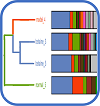

This figure's R source:
source('/opt/magewb_test/magweb/app/static/program/bar_tree/labels2colors.R')
treeplot <- function(dist, grp, grpcol,group_names, ...)
{
  tree <- hclust(dist)
  treeline <- function(pos1, pos2, height, col1, col2)
  {
    meanpos = (pos1[1] + pos2[1]) / 2
    segments(y0 = pos1[1] - 0.4, x0 = -pos1[2], y1 = pos1[1] - 0.4, x1 = -height,  col = col1,lwd=2)
    segments(y0 = pos1[1] - 0.4, x0 = -height,  y1 = meanpos - 0.4, x1 = -height,  col = col1,lwd=2)
    segments(y0 = meanpos - 0.4, x0 = -height,  y1 = pos2[1] - 0.4, x1 = -height,  col = col2,lwd=2)
    segments(y0 = pos2[1] - 0.4, x0 = -height,  y1 = pos2[1] - 0.4, x1 = -pos2[2], col = col2,lwd=2)
  }
  plot(0, type = "n", xaxt = "n", yaxt = "n", frame.plot = F, xlab = "", ylab = "",
       ylim = c(0, length(tree$order)),
       xlim = c(-max(tree$height), 0))
  legend("topleft",legend =group_names,pch = 15, col = grpcol, bty = "n", cex = 1.5)
  meanpos = matrix(rep(0, 2 * length(tree$order)), ncol = 2)
  meancol = rep(0, length(tree$order))
  for (step in 1:nrow(tree$merge))
  {
    if(tree$merge[step, 1] < 0){
      pos1 <- c(which(tree$order == -tree$merge[step, 1]), 0)
      col1 <- grpcol[as.character(grp[tree$labels[-tree$merge[step, 1]],1])]
    }else {
      pos1 <- meanpos[tree$merge[step, 1], ]
      col1 <- meancol[tree$merge[step, 1]]
    }
    if(tree$merge[step, 2] < 0){
      pos2 <- c(which(tree$order == -tree$merge[step, 2]), 0)
      col2 <- grpcol[as.character(grp[tree$labels[-tree$merge[step, 2]],1])]
    }else {
      pos2 <- meanpos[tree$merge[step, 2], ]
      col2 <- meancol[tree$merge[step, 2]]
    }
    height <- tree$height[step]
    treeline(pos1, pos2, height, col1, col2)
    meanpos[step, ] <- c((pos1[1] + pos2[1]) / 2, height)
    if (col1 == col2){
      meancol[step] <- col1
    }else {
      meancol[step] <- "grey"
    }
  }
  tree$order
}
topbarplot <- function(profile, number = NULL, palette = NULL,samplecolor=samplecolor)
{
	get_number <- function(){
		options(warn=-1)
		if(!is.null(number) && !is.na(as.numeric(number))){
			number = as.numeric(number)
		}else{
			number = nrow(profile)
		}
		if(number > nrow(profile)){
			number = nrow(profile)
		}
		return(number)
	}
	number = get_number()
	if(is.null(palette)){
		palette = cols_brewer
		if(length(palette) < number){
			times = ceiling(length(labels) / number)
			palette = rep(palette, times)
		}
		palette = palette[1:number-1]
		palette[number] = 'grey'
	}
	color <- colorRampPalette(palette, interpolate = "spline", space = "Lab");
	col <- color(number + 1)
	rowsums <- rowSums(profile)
	profile <- as.matrix(profile[order(-rowsums)[1:number], ])
	Others  <- 1 - apply(profile, 2, sum)
	profile <- rbind(profile, Others)
	tt = barplot(profile, col = col, space = 0.25, width = 0.8, cex.axis=1.5, horiz = T,cex.lab=2,xlab = "Relative Abundance", yaxt="n", las = 1, ylim = c(0, ncol(profile)),
			family="mono")
	text(x=-0.06,y=tt,labels=colnames(profile),col=samplecolor,xpd=TRUE)
	mtext(paste(number, "Main genus in Samples"), side = 3, line = 1, cex = 2)
	specol <- col
	names(specol) <- rownames(profile)
	specol
}
args<-commandArgs(trailingOnly=TRUE)
inFile<-args[1]
mapFile<-args[2]
prefix<- args[3]
outFile<-paste(args[4],"/",args[3],"_bar_tree.pdf",sep="")
data <- read.table(inFile, head = T, check.names = F, row.names=1, quote="", sep='\t')
group <- read.table(mapFile, head = F, check.names = F, row.names = 1,quote="", sep='\t')
if((ncol(data)>70) && (ncol(data)<150)){
	pdf(outFile, width = 15,height=20)
}else if((ncol(data)>=150) && (ncol(data)<250)){
	pdf(outFile, width = 15,height=30)
}else if(ncol(data)>=250){
	pdf(outFile, width = 15,height=40)
}else{
	pdf(outFile, width = 15)
}

data = data[,rownames(group)]
color_list = group2corlor(group)
sample_colors=color_list[[1]]
group_colors= color_list[[2]]
group_names = color_list[[3]]
group = color_list[[4]]



#group <- as.vector(pregroup[,1])
#names(group) <- rownames(pregroup)
#grpcol <- cols_brewer
#names(grpcol) <- levels(pregroup[, 1])
names(group_colors) <-group_names
dist = dist(t(data))
#print(dist)
layout(t(c(1,2,2,2,3)))
max_sample_name_length = max(mapply(nchar,colnames(data)))
if(max_sample_name_length>6){
    mar_left = (max_sample_name_length - 3) * 1.1
}else{
    mar_left = max_sample_name_length*1.1
}
par(mar = c(5,5,5,0))
data.order <- treeplot(dist, group, group_colors,group_names)
data <- data[, data.order]
par(mar = c(5,mar_left,5,0))
specol <- topbarplot(data, number="20",samplecolor=sample_colors[data.order])
par(mar = c(5,0,5,0))
plot(0, type = "n", xaxt = "n", yaxt = "n", bty ="n", xlab = "", ylab = "")
legend("left", pch = 15, col = specol, legend = names(specol), bty = "n", cex = 1.5)
dev.off();
